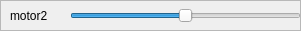
       <widget class="QFrame" name="frame_10">
        <property name="geometry">
         <rect>
          <x>0</x>
          <y>300</y>
          <width>301</width>
          <height>31</height>
         </rect>
        </property>
        <property name="frameShape">
         <enum>QFrame::StyledPanel</enum>
        </property>
        <property name="frameShadow">
         <enum>QFrame::Raised</enum>
        </property>
        <widget class="QSlider" name="motor2">
         <property name="geometry">
          <rect>
           <x>70</x>
           <y>0</y>
           <width>231</width>
           <height>31</height>
          </rect>
         </property>
         <property name="minimum">
          <number>-50</number>
         </property>
         <property name="maximum">
          <number>50</number>
         </property>
         <property name="orientation">
          <enum>Qt::Horizontal</enum>
         </property>
        </widget>
        <widget class="QLabel" name="label_9">
         <property name="geometry">
          <rect>
           <x>10</x>
           <y>0</y>
           <width>91</width>
           <height>31</height>
          </rect>
         </property>
         <property name="text">
          <string>motor2</string>
         </property>
        </widget>
        <widget class="QFrame" name="frame_11">
         <property name="geometry">
          <rect>
           <x>40</x>
           <y>30</y>
           <width>301</width>
           <height>31</height>
          </rect>
         </property>
         <property name="frameShape">
          <enum>QFrame::StyledPanel</enum>
         </property>
         <property name="frameShadow">
          <enum>QFrame::Raised</enum>
         </property>
         <widget class="QSlider" name="horizontalSlider_4">
          <property name="geometry">
           <rect>
            <x>70</x>
            <y>0</y>
            <width>231</width>
            <height>31</height>
           </rect>
          </property>
          <property name="orientation">
           <enum>Qt::Horizontal</enum>
          </property>
         </widget>
         <widget class="QLabel" name="label_10">
          <property name="geometry">
           <rect>
            <x>10</x>
            <y>0</y>
            <width>91</width>
            <height>31</height>
           </rect>
          </property>
          <property name="text">
           <string>motor0</string>
          </property>
         </widget>
        </widget>
       </widget>
